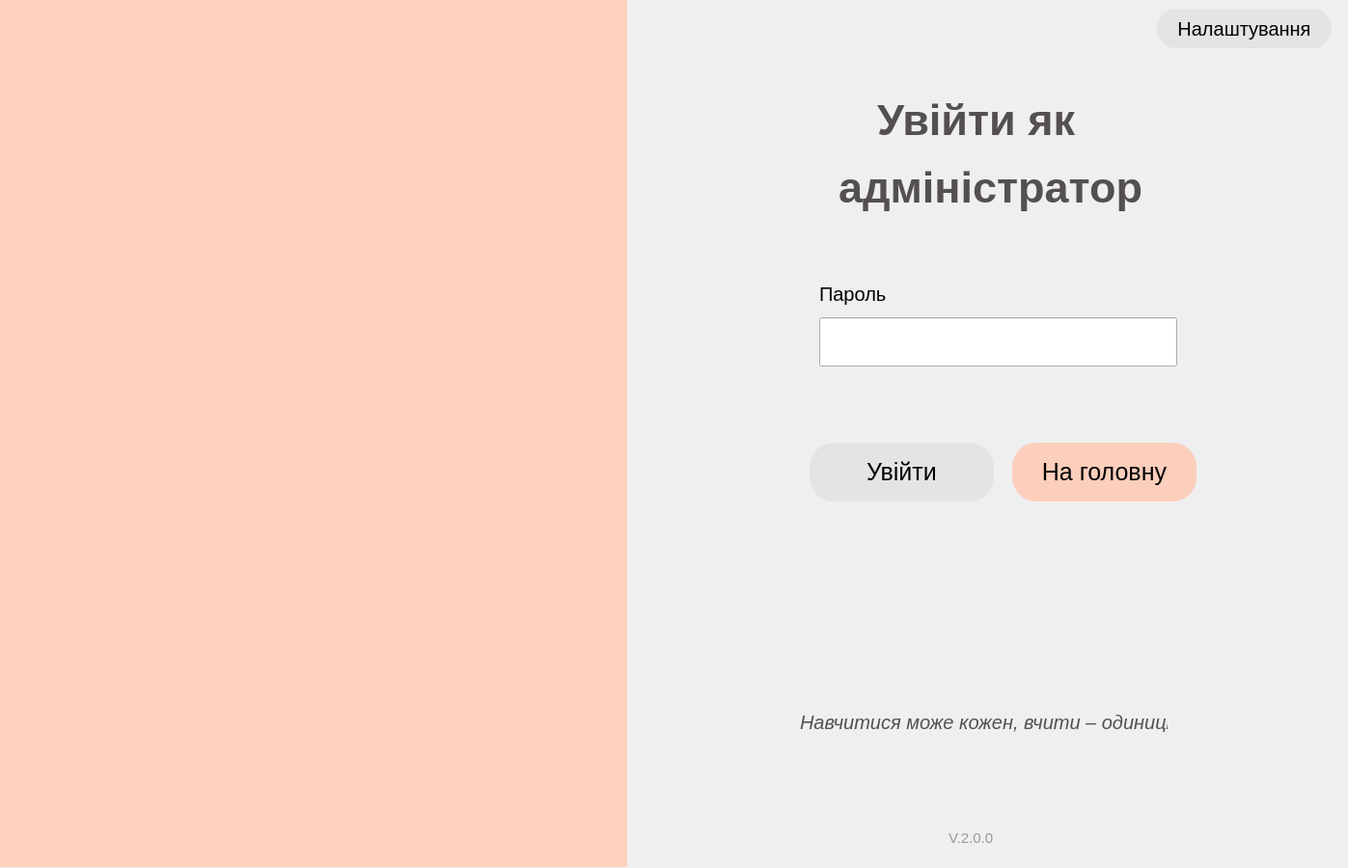
<?xml version="1.0" encoding="UTF-8"?>
<ui version="4.0">
 <class>Dialog</class>
 <widget class="QDialog" name="Dialog">
  <property name="geometry">
   <rect>
    <x>0</x>
    <y>0</y>
    <width>1397</width>
    <height>900</height>
   </rect>
  </property>
  <property name="windowTitle">
   <string notr="true">Звіт OUT</string>
  </property>
  <property name="windowIcon">
   <iconset>
    <normaloff>../ЗвiтOUT/school.ico</normaloff>../ЗвiтOUT/school.ico</iconset>
  </property>
  <widget class="QWidget" name="widget" native="true">
   <property name="geometry">
    <rect>
     <x>-1</x>
     <y>-1</y>
     <width>1400</width>
     <height>900</height>
    </rect>
   </property>
   <property name="styleSheet">
    <string notr="true">background-color: white;
QWidget#bgwidget{
/* Авторизація */
font-family: 'Istok Web';
font-style: normal;
font-weight: 700;
font-size: 36px;
line-height: 138px;

color: #545050;}</string>
   </property>
   <widget class="QLabel" name="label">
    <property name="geometry">
     <rect>
      <x>40</x>
      <y>-100</y>
      <width>611</width>
      <height>1021</height>
     </rect>
    </property>
    <property name="styleSheet">
     <string notr="true">background-color: rgb(255, 209, 190);</string>
    </property>
    <property name="text">
     <string/>
    </property>
    <property name="pixmap">
     <pixmap>images/logo.png</pixmap>
    </property>
   </widget>
   <widget class="QLabel" name="bgwidget">
    <property name="geometry">
     <rect>
      <x>910</x>
      <y>100</y>
      <width>291</width>
      <height>51</height>
     </rect>
    </property>
    <property name="styleSheet">
     <string notr="true">

font-family: 'Istok Web';
font-style: normal;
font-weight: 700;
font-size: 45px;
line-height: 138px;

color: #545050;

</string>
    </property>
    <property name="text">
     <string>Увійти як</string>
    </property>
   </widget>
   <widget class="QLabel" name="label_2">
    <property name="geometry">
     <rect>
      <x>90</x>
      <y>780</y>
      <width>561</width>
      <height>131</height>
     </rect>
    </property>
    <property name="text">
     <string/>
    </property>
    <property name="pixmap">
     <pixmap>images/icons.png</pixmap>
    </property>
    <property name="scaledContents">
     <bool>true</bool>
    </property>
   </widget>
   <widget class="QPushButton" name="adminlogin">
    <property name="geometry">
     <rect>
      <x>840</x>
      <y>460</y>
      <width>191</width>
      <height>61</height>
     </rect>
    </property>
    <property name="cursor">
     <cursorShape>PointingHandCursor</cursorShape>
    </property>
    <property name="styleSheet">
     <string notr="true">
border: 14px;
border-color: #E4E4E4;

/* Colors/Neutral/Gray 4 */
background:  #E4E4E4;
border-radius: 25px;


/* ↪ Label */

position: absolute;
left: 0.1%;
right: 0%;
top: 28%;
bottom: 28%;

font-family: 'ABeeZee';
font-style: regular;
font-weight: 400;
font-size: 25px;
line-height: 22px;
/* or 69% */
display: flex;
align-items: center;
text-align: center;

/* Colors/Neutral/Gray 3 */


</string>
    </property>
    <property name="text">
     <string>Увійти</string>
    </property>
   </widget>
   <widget class="QLabel" name="label_3">
    <property name="geometry">
     <rect>
      <x>984</x>
      <y>860</y>
      <width>51</width>
      <height>20</height>
     </rect>
    </property>
    <property name="styleSheet">
     <string notr="true">font-family: 'ABeeZee';
font-style: regular;
font-weight: 400;
font-size: 15px;
color: #999999;
</string>
    </property>
    <property name="text">
     <string>V.2.0.0</string>
    </property>
   </widget>
   <widget class="QLabel" name="label_4">
    <property name="geometry">
     <rect>
      <x>0</x>
      <y>0</y>
      <width>61</width>
      <height>901</height>
     </rect>
    </property>
    <property name="styleSheet">
     <string notr="true">background-color: rgb(255, 209, 190);</string>
    </property>
    <property name="text">
     <string/>
    </property>
   </widget>
   <widget class="QLabel" name="label_5">
    <property name="geometry">
     <rect>
      <x>830</x>
      <y>740</y>
      <width>381</width>
      <height>20</height>
     </rect>
    </property>
    <property name="styleSheet">
     <string notr="true">font-family: 'ABeeZee';
font-style:italic;
font-weight: 400;
font-size: 20px;
color: rgb(84, 80, 80);
</string>
    </property>
    <property name="text">
     <string>Навчитися може кожен, вчити – одиниці.</string>
    </property>
   </widget>
   <widget class="QPushButton" name="settings">
    <property name="geometry">
     <rect>
      <x>1200</x>
      <y>10</y>
      <width>181</width>
      <height>41</height>
     </rect>
    </property>
    <property name="cursor">
     <cursorShape>PointingHandCursor</cursorShape>
    </property>
    <property name="styleSheet">
     <string notr="true">border: 14px;
border-color: #E4E4E4;

/* Colors/Neutral/Gray 4 */
background:  #E4E4E4;
border-radius: 20px;


/* ↪ Label */

position: absolute;
left: 0.1%;
right: 0%;
top: 28%;
bottom: 28%;

font-family: 'ABeeZee';
font-style: regular;
font-weight: 400;
font-size: 20px;
line-height: 22px;
/* or 69% */
display: flex;
align-items: center;
text-align: center;

/* Colors/Neutral/Gray 3 */



</string>
    </property>
    <property name="text">
     <string>Налаштування</string>
    </property>
    <property name="icon">
     <iconset>
      <normaloff>images/settings.ico</normaloff>images/settings.ico</iconset>
    </property>
   </widget>
   <widget class="QLabel" name="bgwidget_2">
    <property name="geometry">
     <rect>
      <x>870</x>
      <y>170</y>
      <width>331</width>
      <height>51</height>
     </rect>
    </property>
    <property name="styleSheet">
     <string notr="true">font-family: 'Istok Web';
font-style: normal;
font-weight: 700;
font-size: 45px;
line-height: 138px;

color: #545050;

</string>
    </property>
    <property name="text">
     <string>адміністратор</string>
    </property>
   </widget>
   <widget class="QLineEdit" name="password">
    <property name="geometry">
     <rect>
      <x>850</x>
      <y>330</y>
      <width>371</width>
      <height>51</height>
     </rect>
    </property>
   </widget>
   <widget class="QPushButton" name="adminback">
    <property name="geometry">
     <rect>
      <x>1050</x>
      <y>460</y>
      <width>191</width>
      <height>61</height>
     </rect>
    </property>
    <property name="cursor">
     <cursorShape>PointingHandCursor</cursorShape>
    </property>
    <property name="styleSheet">
     <string notr="true">
border: 14px;
border-color: #E4E4E4;

/* Colors/Neutral/Gray 4 */
background-color: rgb(252, 206, 188);
border-radius: 25px;


/* ↪ Label */

position: absolute;
left: 0.1%;
right: 0%;
top: 28%;
bottom: 28%;

font-family: 'ABeeZee';
font-style: regular;
font-weight: 400;
font-size: 25px;
line-height: 22px;
/* or 69% */
display: flex;
align-items: center;
text-align: center;

/* Colors/Neutral/Gray 3 */


</string>
    </property>
    <property name="text">
     <string>На головну</string>
    </property>
    <property name="icon">
     <iconset>
      <normaloff>images/home.ico</normaloff>images/home.ico</iconset>
    </property>
   </widget>
   <widget class="QLabel" name="bgwidget_3">
    <property name="geometry">
     <rect>
      <x>850</x>
      <y>290</y>
      <width>71</width>
      <height>31</height>
     </rect>
    </property>
    <property name="styleSheet">
     <string notr="true">font-family: 'Istok Web';
font-style: normal;
font-weight: 300;
font-size: 20px;


</string>
    </property>
    <property name="text">
     <string>Пароль</string>
    </property>
   </widget>
   <widget class="QLabel" name="wrongpassword">
    <property name="geometry">
     <rect>
      <x>860</x>
      <y>400</y>
      <width>331</width>
      <height>41</height>
     </rect>
    </property>
    <property name="styleSheet">
     <string notr="true">font-family: 'Istok Web';
font-style: normal;
font-weight: 300;
font-size: 15px;

</string>
    </property>
    <property name="text">
     <string/>
    </property>
   </widget>
  </widget>
 </widget>
 <resources/>
 <connections/>
</ui>
